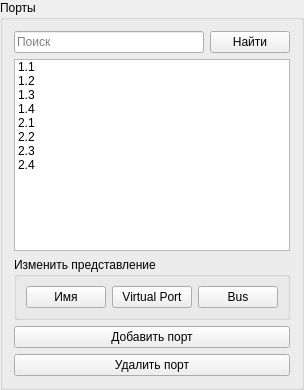
         <widget class="QGroupBox" name="lw_users">
          <property name="maximumSize">
           <size>
            <width>250</width>
            <height>16777215</height>
           </size>
          </property>
          <property name="title">
           <string>Порты</string>
          </property>
          <layout class="QGridLayout" name="gridLayout">
           <item row="3" column="0">
            <widget class="QPushButton" name="pushButton_10">
             <property name="text">
              <string>Добавить порт</string>
             </property>
            </widget>
           </item>
           <item row="0" column="0">
            <layout class="QHBoxLayout" name="horizontalLayout_16">
             <item>
              <widget class="QLineEdit" name="lineEdit_7">
               <property name="placeholderText">
                <string>Поиск</string>
               </property>
              </widget>
             </item>
             <item>
              <widget class="QPushButton" name="pushButton_8">
               <property name="text">
                <string>Найти</string>
               </property>
              </widget>
             </item>
            </layout>
           </item>
           <item row="2" column="0">
            <widget class="QGroupBox" name="groupBox_4">
             <property name="title">
              <string>Изменить представление</string>
             </property>
             <layout class="QHBoxLayout" name="horizontalLayout_8">
              <item>
               <widget class="QPushButton" name="pushButton_13">
                <property name="text">
                 <string>Имя</string>
                </property>
               </widget>
              </item>
              <item>
               <widget class="QPushButton" name="pushButton_11">
                <property name="text">
                 <string>Virtual Port</string>
                </property>
               </widget>
              </item>
              <item>
               <widget class="QPushButton" name="pushButton_12">
                <property name="text">
                 <string>Bus</string>
                </property>
               </widget>
              </item>
             </layout>
            </widget>
           </item>
           <item row="1" column="0">
            <widget class="QListWidget" name="listWidget">
             <item>
              <property name="text">
               <string>1.1</string>
              </property>
             </item>
             <item>
              <property name="text">
               <string>1.2</string>
              </property>
             </item>
             <item>
              <property name="text">
               <string>1.3</string>
              </property>
             </item>
             <item>
              <property name="text">
               <string>1.4</string>
              </property>
             </item>
             <item>
              <property name="text">
               <string>2.1</string>
              </property>
             </item>
             <item>
              <property name="text">
               <string>2.2</string>
              </property>
             </item>
             <item>
              <property name="text">
               <string>2.3</string>
              </property>
             </item>
             <item>
              <property name="text">
               <string>2.4</string>
              </property>
             </item>
            </widget>
           </item>
           <item row="4" column="0">
            <widget class="QPushButton" name="pushButton_15">
             <property name="text">
              <string>Удалить порт</string>
             </property>
            </widget>
           </item>
          </layout>
         </widget>
